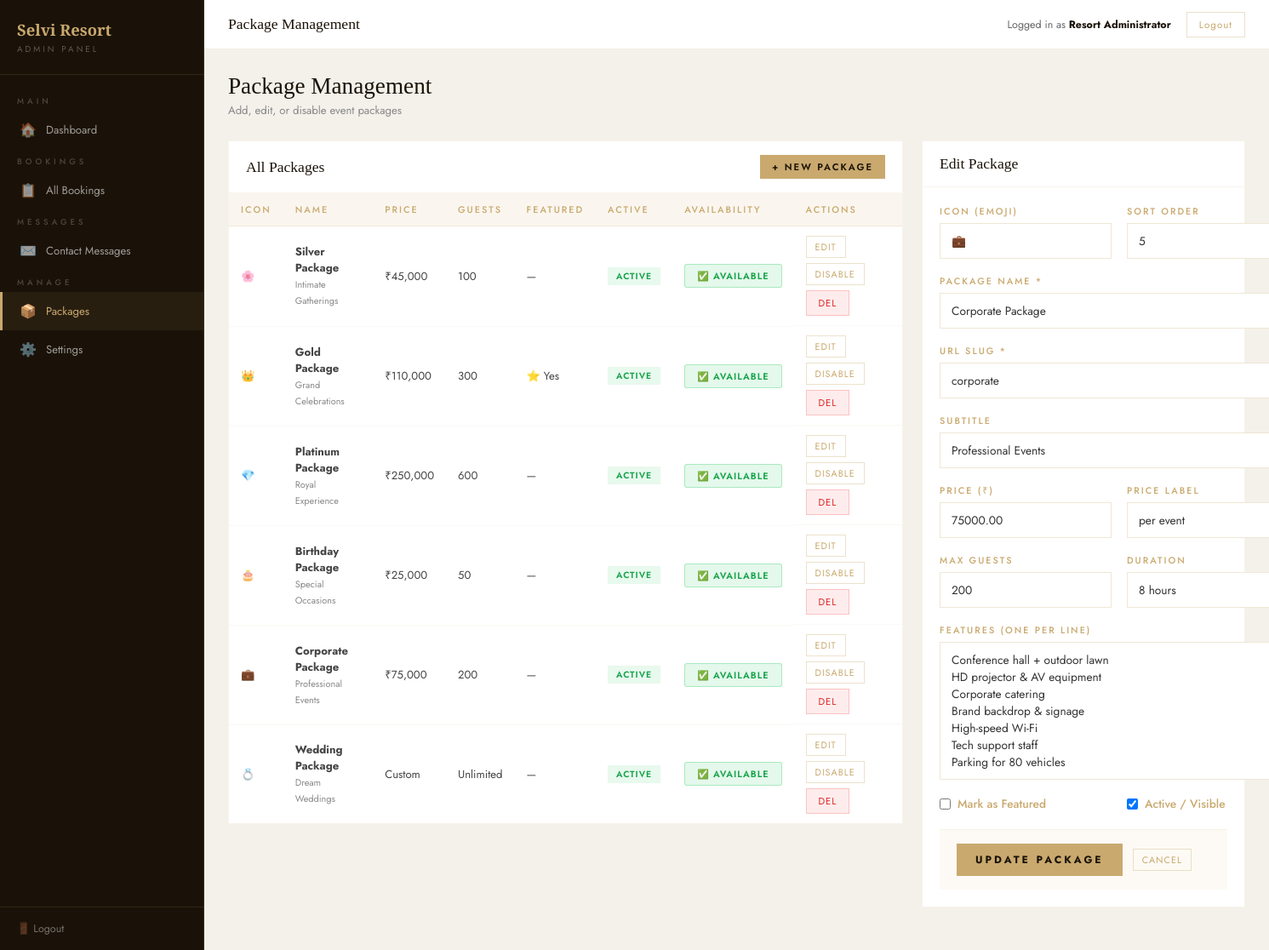
The app's page /admin/packages.php?edit=5 (signed in) with its own data.
### tables this page shows
CREATE TABLE packages (
  id           INT AUTO_INCREMENT PRIMARY KEY,
  name         VARCHAR(100) NOT NULL,
  slug         VARCHAR(100) NOT NULL UNIQUE,
  icon         VARCHAR(10)  DEFAULT '🎉',
  subtitle     VARCHAR(150),
  price        DECIMAL(10,2),
  price_label  VARCHAR(50)  DEFAULT 'per event',
  max_guests   INT,
  duration     VARCHAR(80),
  features     TEXT,            
  is_featured  TINYINT(1)   DEFAULT 0,
  is_available TINYINT(1)   DEFAULT 1,
  is_active    TINYINT(1)   DEFAULT 1,
  sort_order   INT          DEFAULT 0,
  created_at   DATETIME DEFAULT CURRENT_TIMESTAMP,
  updated_at   DATETIME DEFAULT CURRENT_TIMESTAMP ON UPDATE CURRENT_TIMESTAMP
);

### admin/packages.php (the view, shortened to what this page needs)
<?php
$pdo = getDB();
$editing = null;
if (isset($_GET['edit'])) {
    $s = $pdo->prepare("SELECT * FROM packages WHERE id=?"); $s->execute([(int)$_GET['edit']]); $editing = $s->fetch();
}
$packages = $pdo->query("SELECT *, COALESCE(is_available, 1) as is_available FROM packages ORDER BY sort_order ASC, id ASC")->fetchAll();
?>
<!DOCTYPE html>
<html lang="en">
<head>
</head>
<body>
<?php include __DIR__.'/sidebar.php'; ?>
<div class="main">
<?php include __DIR__.'/topbar.php'; ?>
<div class="content">
  <div class="page-title"><h2>Package Management</h2><p>Add, edit, or disable event packages</p></div>
  <div style="display:grid;grid-template-columns:1fr 380px;gap:22px;align-items:start">
    <div class="card">
      <div class="card-header"><h3>All Packages</h3><a href="packages.php" class="btn-sm">+ New Package</a></div>
      <table class="data-table">
        <thead><tr><th>Icon</th><th>Name</th><th>Price</th><th>Guests</th><th>Featured</th><th>Active</th><th>Availability</th><th>Actions</th></tr></thead>
        <tbody>
        <?php foreach($packages as $p): ?>
        <tr>
          <td><?= $p['icon'] ?></td>
          <td><strong><?= htmlspecialchars($p['name']) ?></strong><br><small style="color:#888"><?= htmlspecialchars($p['subtitle']) ?></small></td>
          <td><?= $p['price'] > 0 ? '₹'.number_format($p['price']) : 'Custom' ?></td>
          <td><?= $p['max_guests'] < 9999 ? $p['max_guests'] : 'Unlimited' ?></td>
          <td><?= $p['is_featured'] ? '⭐ Yes' : '—' ?></td>
          <td><span class="badge" style="background:<?= $p['is_active'] ? 'rgba(34,197,94,.1)' : 'rgba(239,68,68,.1)' ?>;color:<?= $p['is_active'] ? '#16a34a' : '#dc2626' ?>"><?= $p['is_active'] ? 'Active' : 'Inactive' ?></span></td>
          <td>
            <?php $avail = (int)($p['is_available'] ?? 1); ?>
            <button
              class="toggle-avail-btn <?= $avail ? 'is-available' : 'is-full' ?>"
              id="avail-btn-<?= $p['id'] ?>"
              data-id="<?= $p['id'] ?>"
              data-available="<?= $avail ?>"
              onclick="toggleAvailability(this)"
            >
              <span class="btn-label"><?= $avail ? '✅ Available' : '🚫 Full' ?></span>
            </button>
          </td>
          <td style="display:flex;gap:6px;flex-wrap:wrap">
            <a href="?edit=<?= $p['id'] ?>" class="btn-xs">Edit</a>
            <form method="POST" style="display:inline"><button type="submit" class="btn-xs"><?= $p['is_active'] ? 'Disable' : 'Enable' ?></button></form>
            <form method="POST" style="display:inline"><button type="submit" class="btn-danger" onclick="return confirm('Delete this package?')">Del</button></form>
          </td>
        </tr>
        <?php endforeach; ?>
        </tbody>
      </table>
    </div>
    <div class="card">
      <div class="card-header"><h3><?= $editing ? 'Edit Package' : 'Add New Package' ?></h3></div>
      <form method="POST" style="padding:20px">
        <div class="form-grid">
          <div class="form-group"><label>Icon (emoji)</label><input type="text" name="icon" value="<?= htmlspecialchars($editing['icon'] ?? '🎉') ?>" maxlength="5"></div>
          <div class="form-group"><label>Sort Order</label><input type="number" name="sort_order" value="<?= $editing['sort_order'] ?? 0 ?>"></div>
          <div class="form-group full"><label>Package Name *</label><input type="text" name="name" value="<?= htmlspecialchars($editing['name'] ?? '') ?>" required></div>
          <div class="form-group full"><label>URL Slug *</label><input type="text" name="slug" value="<?= htmlspecialchars($editing['slug'] ?? '') ?>" placeholder="gold-package" required></div>
          <div class="form-group full"><label>Subtitle</label><input type="text" name="subtitle" value="<?= htmlspecialchars($editing['subtitle'] ?? '') ?>" placeholder="Grand Celebrations"></div>
          <div class="form-group"><label>Price (₹)</label><input type="number" name="price" value="<?= $editing['price'] ?? 0 ?>" min="0" step="100"></div>
          <div class="form-group"><label>Price Label</label><input type="text" name="price_label" value="<?= htmlspecialchars($editing['price_label'] ?? 'per event') ?>"></div>
          <div class="form-group"><label>Max Guests</label><input type="number" name="max_guests" value="<?= $editing['max_guests'] ?? 100 ?>"></div>
          <div class="form-group"><label>Duration</label><input type="text" name="duration" value="<?= htmlspecialchars($editing['duration'] ?? '') ?>" placeholder="6 hours"></div>
          <div class="form-group full">
            <label>Features (one per line)</label>
            <textarea name="features" rows="7" placeholder="Feature 1&#10;Feature 2&#10;Feature 3"><?php
              if ($editing) {
                $feats = json_decode($editing['features'], true) ?? [];
                echo htmlspecialchars(implode("\n", $feats));
              }
            ?></textarea>
          </div>
          <div class="form-group"><label style="display:flex;align-items:center;gap:8px;text-transform:none;letter-spacing:0;font-size:.86rem;cursor:pointer"><input type="checkbox" name="is_featured" <?= ($editing['is_featured'] ?? 0) ? 'checked' : '' ?>> Mark as Featured</label></div>
          <div class="form-group"><label style="display:flex;align-items:center;gap:8px;text-transform:none;letter-spacing:0;font-size:.86rem;cursor:pointer"><input type="checkbox" name="is_active" <?= ($editing['is_active'] ?? 1) ? 'checked' : '' ?>> Active / Visible</label></div>
        </div>
        <div class="form-actions">
          <button type="submit" class="btn-primary"><?= $editing ? 'Update Package' : 'Create Package' ?></button>
          <?php if($editing): ?><a href="packages.php" class="btn-xs">Cancel</a><?php endif; ?>
        </div>
      </form>
    </div>
  </div>
</div>
</div>
</body></html>

### admin/packages.php (style rules this page uses)
.toggle-avail-btn { display: inline-flex; align-items: center; gap: 5px; padding: 5px 14px; border: none; border-radius: 3px; font-family: 'Jost', sans-serif; font-size: .68rem; font-weight: 600; letter-spacing: 1px; text-transform: uppercase; cursor: pointer; transition: all .25s; white-space: nowrap; min-width: 110px; justify-content: center; }
.toggle-avail-btn.is-available { background: rgba(34,197,94,.12); color: #16a34a; border: 1px solid rgba(34,197,94,.3); }

### records on screen
packages: icon "🌸", name "Silver Package", subtitle "Intimate Gatherings", price "45,000", max_guests "100", is_active "ACTIVE"
packages: icon "👑", name "Gold Package", subtitle "Grand Celebrations", price "110,000", max_guests "300", is_featured "⭐ Yes", is_active "ACTIVE"
packages: icon "💎", name "Platinum Package", subtitle "Royal Experience", price "250,000", max_guests "600", is_active "ACTIVE"
packages: icon "🎂", name "Birthday Package", subtitle "Special Occasions", price "25,000", max_guests "50", is_active "ACTIVE"
packages: icon "💼", name "Corporate Package", subtitle "Professional Events", price "75,000", max_guests "200", shows "ACTIVE", is_available "✅ AVAILABLE", shows "DISABLE", sort_order "5", slug "corporate", price "75000.00", price_label "per event", duration "8 hours", features "Conference hall + outdoor lawn HD projector & AV equipment Corporate catering Brand backdrop & signage High-speed Wi-Fi Tech support staff Parking for 80 vehicles", is_active "☑"
packages: icon "💍", name "Wedding Package", subtitle "Dream Weddings", price "Custom", max_guests "Unlimited", is_active "ACTIVE"

### other values on screen
$title "Package Management"
$admin['full_name'] "Resort Administrator"
